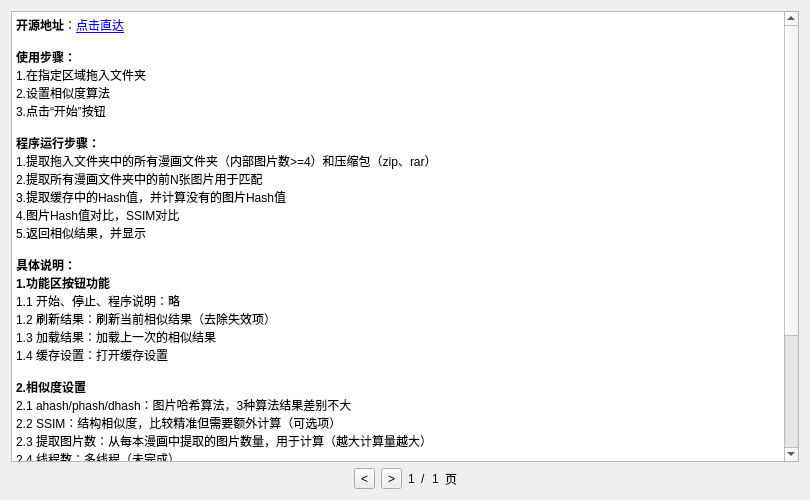
<?xml version="1.0" encoding="UTF-8"?>
<ui version="4.0">
 <class>dialog</class>
 <widget class="QDialog" name="dialog">
  <property name="geometry">
   <rect>
    <x>0</x>
    <y>0</y>
    <width>810</width>
    <height>500</height>
   </rect>
  </property>
  <property name="windowTitle">
   <string>说明</string>
  </property>
  <layout class="QVBoxLayout" name="verticalLayout_5">
   <item>
    <widget class="QStackedWidget" name="stackedWidget_show">
     <property name="currentIndex">
      <number>0</number>
     </property>
     <widget class="QWidget" name="info">
      <layout class="QVBoxLayout" name="verticalLayout">
       <property name="leftMargin">
        <number>0</number>
       </property>
       <property name="topMargin">
        <number>0</number>
       </property>
       <property name="rightMargin">
        <number>0</number>
       </property>
       <property name="bottomMargin">
        <number>0</number>
       </property>
       <item>
        <widget class="QTextBrowser" name="textBrowser">
         <property name="html">
          <string>&lt;!DOCTYPE HTML PUBLIC &quot;-//W3C//DTD HTML 4.0//EN&quot; &quot;http://www.w3.org/TR/REC-html40/strict.dtd&quot;&gt;
&lt;html&gt;&lt;head&gt;&lt;meta name=&quot;qrichtext&quot; content=&quot;1&quot; /&gt;&lt;meta charset=&quot;utf-8&quot; /&gt;&lt;style type=&quot;text/css&quot;&gt;
p, li { white-space: pre-wrap; }
&lt;/style&gt;&lt;/head&gt;&lt;body style=&quot; font-family:'微软雅黑'; font-size:9pt; font-weight:400; font-style:normal;&quot;&gt;
&lt;p style=&quot; margin-top:0px; margin-bottom:0px; margin-left:0px; margin-right:0px; -qt-block-indent:0; text-indent:0px;&quot;&gt;&lt;span style=&quot; font-weight:700;&quot;&gt;开源地址&lt;/span&gt;：&lt;a href=&quot;https://github.com/PPJUST/ComicDup&quot;&gt;&lt;span style=&quot; text-decoration: underline; color:#0000ff;&quot;&gt;点击直达&lt;/span&gt;&lt;/a&gt; &lt;/p&gt;
&lt;p style=&quot;-qt-paragraph-type:empty; margin-top:0px; margin-bottom:0px; margin-left:0px; margin-right:0px; -qt-block-indent:0; text-indent:0px;&quot;&gt;&lt;br /&gt;&lt;/p&gt;
&lt;p style=&quot; margin-top:0px; margin-bottom:0px; margin-left:0px; margin-right:0px; -qt-block-indent:0; text-indent:0px;&quot;&gt;&lt;span style=&quot; font-weight:700;&quot;&gt;使用步骤：&lt;/span&gt;&lt;/p&gt;
&lt;p style=&quot; margin-top:0px; margin-bottom:0px; margin-left:0px; margin-right:0px; -qt-block-indent:0; text-indent:0px;&quot;&gt;1.在指定区域拖入文件夹&lt;/p&gt;
&lt;p style=&quot; margin-top:0px; margin-bottom:0px; margin-left:0px; margin-right:0px; -qt-block-indent:0; text-indent:0px;&quot;&gt;2.设置相似度算法&lt;/p&gt;
&lt;p style=&quot; margin-top:0px; margin-bottom:0px; margin-left:0px; margin-right:0px; -qt-block-indent:0; text-indent:0px;&quot;&gt;3.点击“开始”按钮&lt;/p&gt;
&lt;p style=&quot;-qt-paragraph-type:empty; margin-top:0px; margin-bottom:0px; margin-left:0px; margin-right:0px; -qt-block-indent:0; text-indent:0px;&quot;&gt;&lt;br /&gt;&lt;/p&gt;
&lt;p style=&quot; margin-top:0px; margin-bottom:0px; margin-left:0px; margin-right:0px; -qt-block-indent:0; text-indent:0px;&quot;&gt;&lt;span style=&quot; font-weight:700;&quot;&gt;程序运行步骤：&lt;/span&gt;&lt;/p&gt;
&lt;p style=&quot; margin-top:0px; margin-bottom:0px; margin-left:0px; margin-right:0px; -qt-block-indent:0; text-indent:0px;&quot;&gt;1.提取拖入文件夹中的所有漫画文件夹（内部图片数&amp;gt;=4）和压缩包（zip、rar）&lt;/p&gt;
&lt;p style=&quot; margin-top:0px; margin-bottom:0px; margin-left:0px; margin-right:0px; -qt-block-indent:0; text-indent:0px;&quot;&gt;2.提取所有漫画文件夹中的前N张图片用于匹配&lt;/p&gt;
&lt;p style=&quot; margin-top:0px; margin-bottom:0px; margin-left:0px; margin-right:0px; -qt-block-indent:0; text-indent:0px;&quot;&gt;3.提取缓存中的Hash值，并计算没有的图片Hash值&lt;/p&gt;
&lt;p style=&quot; margin-top:0px; margin-bottom:0px; margin-left:0px; margin-right:0px; -qt-block-indent:0; text-indent:0px;&quot;&gt;4.图片Hash值对比，SSIM对比&lt;/p&gt;
&lt;p style=&quot; margin-top:0px; margin-bottom:0px; margin-left:0px; margin-right:0px; -qt-block-indent:0; text-indent:0px;&quot;&gt;5.返回相似结果，并显示&lt;/p&gt;
&lt;p style=&quot;-qt-paragraph-type:empty; margin-top:0px; margin-bottom:0px; margin-left:0px; margin-right:0px; -qt-block-indent:0; text-indent:0px;&quot;&gt;&lt;br /&gt;&lt;/p&gt;
&lt;p style=&quot; margin-top:0px; margin-bottom:0px; margin-left:0px; margin-right:0px; -qt-block-indent:0; text-indent:0px;&quot;&gt;&lt;span style=&quot; font-weight:700;&quot;&gt;具体说明：&lt;/span&gt;&lt;/p&gt;
&lt;p style=&quot; margin-top:0px; margin-bottom:0px; margin-left:0px; margin-right:0px; -qt-block-indent:0; text-indent:0px;&quot;&gt;&lt;span style=&quot; font-weight:700;&quot;&gt;1.功能区按钮功能&lt;/span&gt;&lt;/p&gt;
&lt;p style=&quot; margin-top:0px; margin-bottom:0px; margin-left:0px; margin-right:0px; -qt-block-indent:0; text-indent:0px;&quot;&gt;1.1 开始、停止、程序说明：略&lt;/p&gt;
&lt;p style=&quot; margin-top:0px; margin-bottom:0px; margin-left:0px; margin-right:0px; -qt-block-indent:0; text-indent:0px;&quot;&gt;1.2 刷新结果：刷新当前相似结果（去除失效项）&lt;/p&gt;
&lt;p style=&quot; margin-top:0px; margin-bottom:0px; margin-left:0px; margin-right:0px; -qt-block-indent:0; text-indent:0px;&quot;&gt;1.3 加载结果：加载上一次的相似结果&lt;/p&gt;
&lt;p style=&quot; margin-top:0px; margin-bottom:0px; margin-left:0px; margin-right:0px; -qt-block-indent:0; text-indent:0px;&quot;&gt;1.4 缓存设置：打开缓存设置&lt;/p&gt;
&lt;p style=&quot;-qt-paragraph-type:empty; margin-top:0px; margin-bottom:0px; margin-left:0px; margin-right:0px; -qt-block-indent:0; text-indent:0px;&quot;&gt;&lt;br /&gt;&lt;/p&gt;
&lt;p style=&quot; margin-top:0px; margin-bottom:0px; margin-left:0px; margin-right:0px; -qt-block-indent:0; text-indent:0px;&quot;&gt;&lt;span style=&quot; font-weight:700;&quot;&gt;2.相似度设置&lt;/span&gt;&lt;/p&gt;
&lt;p style=&quot; margin-top:0px; margin-bottom:0px; margin-left:0px; margin-right:0px; -qt-block-indent:0; text-indent:0px;&quot;&gt;2.1 ahash/phash/dhash：图片哈希算法，3种算法结果差别不大&lt;/p&gt;
&lt;p style=&quot; margin-top:0px; margin-bottom:0px; margin-left:0px; margin-right:0px; -qt-block-indent:0; text-indent:0px;&quot;&gt;2.2 SSIM：结构相似度，比较精准但需要额外计算（可选项）&lt;/p&gt;
&lt;p style=&quot; margin-top:0px; margin-bottom:0px; margin-left:0px; margin-right:0px; -qt-block-indent:0; text-indent:0px;&quot;&gt;2.3 提取图片数：从每本漫画中提取的图片数量，用于计算（越大计算量越大）&lt;/p&gt;
&lt;p style=&quot; margin-top:0px; margin-bottom:0px; margin-left:0px; margin-right:0px; -qt-block-indent:0; text-indent:0px;&quot;&gt;2.4 线程数：多线程（未完成）&lt;/p&gt;
&lt;p style=&quot;-qt-paragraph-type:empty; margin-top:0px; margin-bottom:0px; margin-left:0px; margin-right:0px; -qt-block-indent:0; text-indent:0px;&quot;&gt;&lt;br /&gt;&lt;/p&gt;
&lt;p style=&quot; margin-top:0px; margin-bottom:0px; margin-left:0px; margin-right:0px; -qt-block-indent:0; text-indent:0px;&quot;&gt;&lt;span style=&quot; font-weight:700;&quot;&gt;3.拖入区域&lt;/span&gt;&lt;/p&gt;
&lt;p style=&quot; margin-top:0px; margin-bottom:0px; margin-left:0px; margin-right:0px; -qt-block-indent:0; text-indent:0px;&quot;&gt;拖入文件/文件夹即可添加（路径反向排列）&lt;/p&gt;
&lt;p style=&quot;-qt-paragraph-type:empty; margin-top:0px; margin-bottom:0px; margin-left:0px; margin-right:0px; -qt-block-indent:0; text-indent:0px;&quot;&gt;&lt;br /&gt;&lt;/p&gt;
&lt;p style=&quot; margin-top:0px; margin-bottom:0px; margin-left:0px; margin-right:0px; -qt-block-indent:0; text-indent:0px;&quot;&gt;&lt;span style=&quot; font-weight:700;&quot;&gt;4.运行进度&lt;/span&gt;&lt;/p&gt;
&lt;p style=&quot; margin-top:0px; margin-bottom:0px; margin-left:0px; margin-right:0px; -qt-block-indent:0; text-indent:0px;&quot;&gt;显示运行进度（如果进度卡住了，应该是报错了，请反馈）&lt;/p&gt;
&lt;p style=&quot;-qt-paragraph-type:empty; margin-top:0px; margin-bottom:0px; margin-left:0px; margin-right:0px; -qt-block-indent:0; text-indent:0px;&quot;&gt;&lt;br /&gt;&lt;/p&gt;
&lt;p style=&quot; margin-top:0px; margin-bottom:0px; margin-left:0px; margin-right:0px; -qt-block-indent:0; text-indent:0px;&quot;&gt;&lt;span style=&quot; font-weight:700;&quot;&gt;5.缓存设置&lt;/span&gt;&lt;/p&gt;
&lt;p style=&quot; margin-top:0px; margin-bottom:0px; margin-left:0px; margin-right:0px; -qt-block-indent:0; text-indent:0px;&quot;&gt;用于提前计算所选缓存文件夹的图片哈希值，以加快相似匹配&lt;/p&gt;&lt;/body&gt;&lt;/html&gt;</string>
         </property>
        </widget>
       </item>
      </layout>
     </widget>
    </widget>
   </item>
   <item>
    <layout class="QHBoxLayout" name="horizontalLayout">
     <item>
      <spacer name="horizontalSpacer">
       <property name="orientation">
        <enum>Qt::Horizontal</enum>
       </property>
       <property name="sizeHint" stdset="0">
        <size>
         <width>40</width>
         <height>20</height>
        </size>
       </property>
      </spacer>
     </item>
     <item>
      <widget class="QToolButton" name="toolButton_previous">
       <property name="text">
        <string>&lt;</string>
       </property>
      </widget>
     </item>
     <item>
      <widget class="QToolButton" name="toolButton_next">
       <property name="text">
        <string>&gt;</string>
       </property>
      </widget>
     </item>
     <item>
      <widget class="QLabel" name="label_current_page">
       <property name="text">
        <string>1</string>
       </property>
      </widget>
     </item>
     <item>
      <widget class="QLabel" name="label">
       <property name="text">
        <string>/</string>
       </property>
      </widget>
     </item>
     <item>
      <widget class="QLabel" name="label_max_page">
       <property name="text">
        <string>1</string>
       </property>
      </widget>
     </item>
     <item>
      <widget class="QLabel" name="label_3">
       <property name="text">
        <string>页</string>
       </property>
      </widget>
     </item>
     <item>
      <spacer name="horizontalSpacer_2">
       <property name="orientation">
        <enum>Qt::Horizontal</enum>
       </property>
       <property name="sizeHint" stdset="0">
        <size>
         <width>40</width>
         <height>20</height>
        </size>
       </property>
      </spacer>
     </item>
    </layout>
   </item>
  </layout>
 </widget>
 <resources/>
 <connections/>
</ui>
